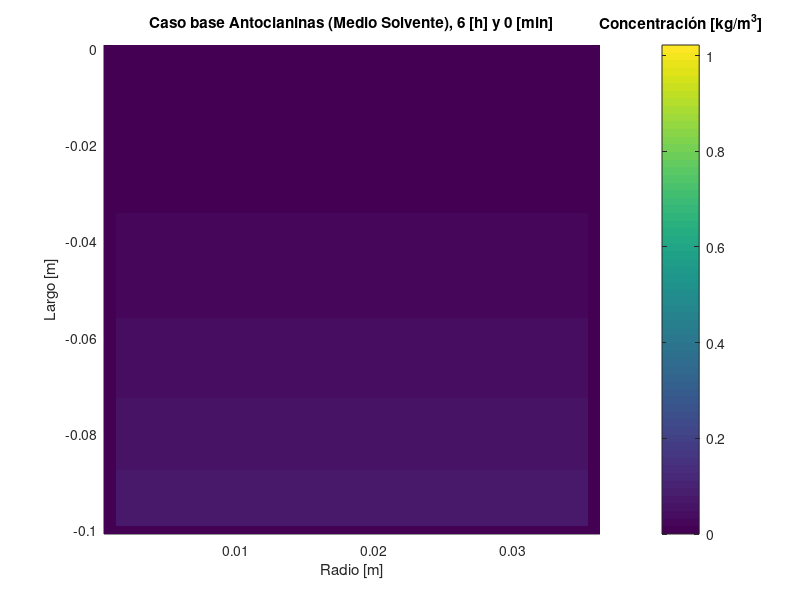
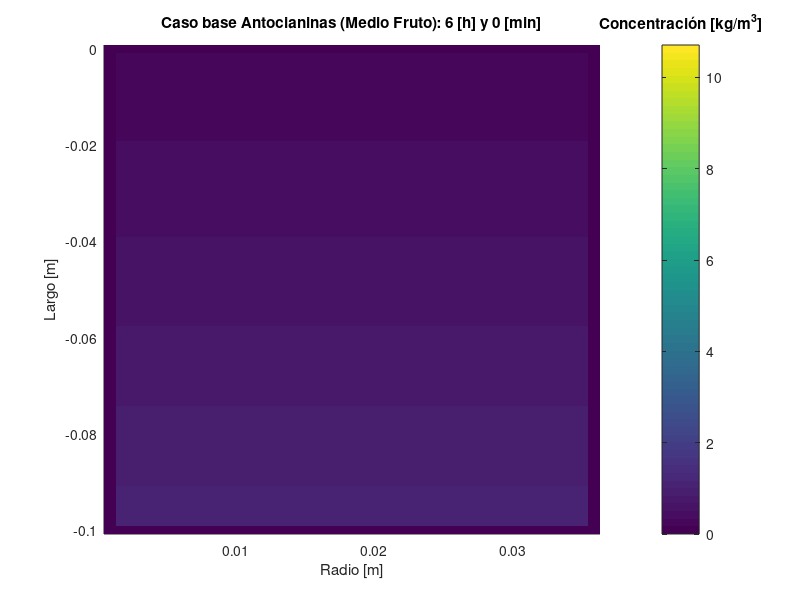
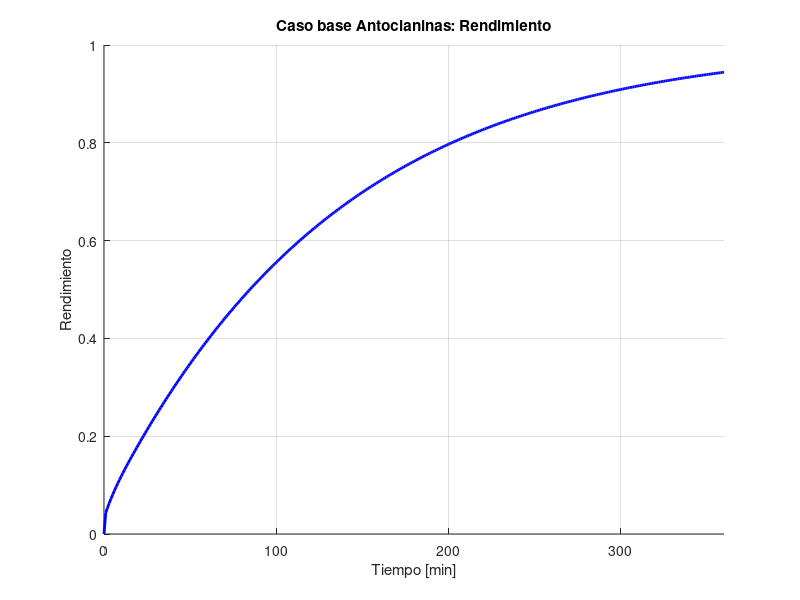

Write the MATLAB code that produced these figures, in order.
% Integrantes:
%			-Andrés Aguilera J.
%			-Nicolás Ebner Z.
%     -Ciro Fernandez F.
%     -Matías Godoy A.
%     -Nicolás Prokes H.
%     -Benjamín Ramos V.


clear all
close all
clc

% Parámetros
Kc        = 6.0793e-7;  % [m/s]      Coeficiente de transferencia de masa global
a         = 1.5e3;      % [m^2/m^3]  Razón de superficie de hollejo por volumen de reactor
K         = 0.2;        % [-]        Coeficiente de partición de antocianinas en el hollejo
v         = 1.15e-4;    % [m/s]      Velocidad promedio del flujo
r_reactor = 0.0175;     % [m]        Radio basal del reactor
L_reactor = 0.1;        % [m]        Largo del reactor
Ca0       = 10.71;      % [kg/m^3]   Concentracion inicial de antocianina en un hollejo

%% Vector Eje Z
z_0 = 0;                % [m]
dz  = L_reactor/60;     % [m]
z_f = L_reactor;        % [m]
Z   = [z_0:dz:z_f];

%% Vector Eje R
r_0 = 0;                % [m]
dr = r_reactor/20;      %[m]
r_f = 2*r_reactor;      %[m]
R = [r_0+dr:dr:r_f+dr]; % Uso de un valor en r al incio y al final para ver paredes del tubo

%% Vector Temporal
t_0 = 0;                % [s]
dt  = 60;               % [s]
t_f = 6*3600;           % [s]
T   = [t_0:dt:t_f];



% Inicio de matrices
%% Ca Solvente
Ca_S = zeros(length(Z), length(R), length(T));

%% Ca de un fruto
Ca_F = zeros(length(Z), length(R), length(T));

%% Ca superficie fruto
Ca_SF = zeros(length(Z), length(R), length(T));

%% Flux entre superficie de fruto y solvente
Ja = zeros(length(Z), length(R), length(T));

%% Rendimiento
X  = zeros(length(T),1);



% Condiciones iniciales
%% Concentracion en el solvente
Ca_S(1:end,2:end-1,1) = 0; % [kg/m^3]

%% Concentracion en el fruto
Ca_F(1:end,2:end-1,1) = Ca0; % [kg/m^3]

%% Concentracion en la superficie del fruto
Ca_SF(1:end,2:end-1,1) = Ca_F(1:end,2:end-1,1) * K; % [kg/m^3]

%% Flux desde la superficie al solvente
Ja(1:end,1) = 0; % [kg/(s*m^2)]



% Diferencias finitas
%% Constantes
c1 = 1/(1 + v*dt/dz + Kc*a*dt); % [-]
c2 = v/(dz/dt + v + Kc*a*dz) ;   % [-]
c3 = Kc*a/(1/dt+v/dz+Kc*a);     % [-]

%% Evaluacion de las diferencias
for k = 2:length(T)
    %% Cálculo de valores de concentracion en solvente en nuevo tiempo
    for i = 2:length(Z)-1
        Ja(i,2:end-1,k) = Kc * (Ca_SF(i,2:end-1,k-1) - Ca_S(i,2:end-1,k-1));
        Ca_F(i,2:end-1,k) = Ca_F(i,2:end-1,k-1) - Ja(i,2:end-1,k) * a * dt;
        Ca_SF(i,2:end-1,k) = K * Ca_F(i,2:end-1,k);

        Ca_S(i,2:end-1,k) = Ca_S(i,2:end-1,k-1)*c1 + Ca_S(i-1,2:end-1,k)*c2 + Ca_SF(i,2:end-1,k)*c3;
    end
end



% Calculo de rendimiento
M_tot = sum(sum(Ca_F));

X = (M_tot(1)-M_tot)./M_tot(1);



% Graficar
ZZ = -Z;

%% Graficar concentracion en el solvente
figure(1)
hold on
for k = 1:length(T)
    t_hora = int2str(floor(T(k)/3600));
    t_minuto = int2str(mod(T(k)/60,60));
    imagesc(R,ZZ,Ca_S(:,:,k))
    xlabel("Radio [m]")
    ylabel("Largo [m]")
    h = colorbar();
    xlim("tight")
    ylim("tight")
    title(cstrcat("Caso base Antocianinas (Medio Solvente), ",t_hora, ' [h] y ', t_minuto, ' [min]'))
    title(h,"Concentración [kg/m^3]")
    pause(0.01)
end
hold off

%% Graficar concentracion en el fruto
figure(2)
hold on
for k = 1:length(T)
    t_hora = int2str(floor(T(k)/3600));
    t_minuto = int2str(mod(T(k)/60,60));
    imagesc(R,ZZ,Ca_F(:,:,k))
    xlabel("Radio [m]")
    ylabel("Largo [m]")
    h = colorbar();
    xlim("tight")
    ylim("tight")
    title(cstrcat("Caso base Antocianinas (Medio Fruto): ",t_hora, ' [h] y ', t_minuto, ' [min]'))
    title(h,"Concentración [kg/m^3]")
    pause(0.01)
end
hold off

%% Graficar rencimiento en el tiempo
figure(3)
hold on
plot(T/60,X,'b','LineWidth',2)
xlabel("Tiempo [min]")
ylabel("Rendimiento")
xlim("tight")
title("Caso base Antocianinas: Rendimiento")
grid on
hold off
